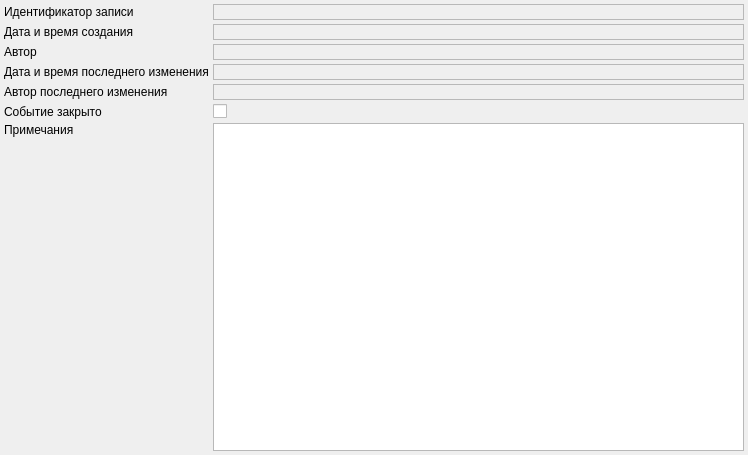
<?xml version="1.0" encoding="UTF-8"?>
<ui version="4.0">
 <class>EventNotesPageWidget</class>
 <widget class="QWidget" name="EventNotesPageWidget">
  <property name="geometry">
   <rect>
    <x>0</x>
    <y>0</y>
    <width>748</width>
    <height>455</height>
   </rect>
  </property>
  <property name="windowTitle">
   <string>Form</string>
  </property>
  <layout class="QGridLayout" name="gridLayoutEventNotes">
   <property name="margin">
    <number>4</number>
   </property>
   <property name="spacing">
    <number>4</number>
   </property>
   <item row="3" column="0">
    <widget class="QLabel" name="lblEventModifyDateTime">
     <property name="text">
      <string>Дата и время последнего изменения</string>
     </property>
    </widget>
   </item>
   <item row="1" column="1" colspan="2">
    <widget class="QLabel" name="lblEventCreateDateTimeValue">
     <property name="frameShape">
      <enum>QFrame::StyledPanel</enum>
     </property>
     <property name="frameShadow">
      <enum>QFrame::Sunken</enum>
     </property>
     <property name="text">
      <string/>
     </property>
     <property name="textInteractionFlags">
      <set>Qt::LinksAccessibleByMouse|Qt::TextSelectableByMouse</set>
     </property>
    </widget>
   </item>
   <item row="1" column="0">
    <widget class="QLabel" name="lblEventCreateDateTime">
     <property name="text">
      <string>Дата и время создания</string>
     </property>
    </widget>
   </item>
   <item row="7" column="0">
    <spacer name="verticalSpacer">
     <property name="orientation">
      <enum>Qt::Vertical</enum>
     </property>
     <property name="sizeHint" stdset="0">
      <size>
       <width>20</width>
       <height>206</height>
      </size>
     </property>
    </spacer>
   </item>
   <item row="2" column="1" colspan="2">
    <widget class="QLabel" name="lblEventCreatePersonValue">
     <property name="frameShape">
      <enum>QFrame::StyledPanel</enum>
     </property>
     <property name="frameShadow">
      <enum>QFrame::Sunken</enum>
     </property>
     <property name="text">
      <string/>
     </property>
     <property name="textInteractionFlags">
      <set>Qt::LinksAccessibleByMouse|Qt::TextSelectableByMouse</set>
     </property>
    </widget>
   </item>
   <item row="6" column="0">
    <widget class="QLabel" name="lblEventNote">
     <property name="sizePolicy">
      <sizepolicy hsizetype="Maximum" vsizetype="Preferred">
       <horstretch>0</horstretch>
       <verstretch>0</verstretch>
      </sizepolicy>
     </property>
     <property name="text">
      <string>Примечания</string>
     </property>
     <property name="alignment">
      <set>Qt::AlignLeading|Qt::AlignLeft|Qt::AlignVCenter</set>
     </property>
     <property name="buddy">
      <cstring>edtEventNote</cstring>
     </property>
    </widget>
   </item>
   <item row="6" column="1" rowspan="2" colspan="2">
    <widget class="QTextEdit" name="edtEventNote"/>
   </item>
   <item row="4" column="1" colspan="2">
    <widget class="QLabel" name="lblEventModifyPersonValue">
     <property name="frameShape">
      <enum>QFrame::StyledPanel</enum>
     </property>
     <property name="frameShadow">
      <enum>QFrame::Sunken</enum>
     </property>
     <property name="text">
      <string/>
     </property>
     <property name="textInteractionFlags">
      <set>Qt::LinksAccessibleByMouse|Qt::TextSelectableByMouse</set>
     </property>
    </widget>
   </item>
   <item row="0" column="1" colspan="2">
    <widget class="QLabel" name="lblEventIdValue">
     <property name="frameShape">
      <enum>QFrame::StyledPanel</enum>
     </property>
     <property name="frameShadow">
      <enum>QFrame::Sunken</enum>
     </property>
     <property name="text">
      <string/>
     </property>
     <property name="textInteractionFlags">
      <set>Qt::LinksAccessibleByMouse|Qt::TextSelectableByMouse</set>
     </property>
    </widget>
   </item>
   <item row="3" column="1" colspan="2">
    <widget class="QLabel" name="lblEventModifyDateTimeValue">
     <property name="frameShape">
      <enum>QFrame::StyledPanel</enum>
     </property>
     <property name="frameShadow">
      <enum>QFrame::Sunken</enum>
     </property>
     <property name="text">
      <string/>
     </property>
     <property name="textInteractionFlags">
      <set>Qt::LinksAccessibleByMouse|Qt::TextSelectableByMouse</set>
     </property>
    </widget>
   </item>
   <item row="0" column="0">
    <widget class="QLabel" name="lblEventId">
     <property name="text">
      <string>Идентификатор записи</string>
     </property>
    </widget>
   </item>
   <item row="4" column="0">
    <widget class="QLabel" name="lblEventModifyPerson">
     <property name="text">
      <string>Автор последнего изменения</string>
     </property>
    </widget>
   </item>
   <item row="2" column="0">
    <widget class="QLabel" name="lblEventCreatePerson">
     <property name="text">
      <string>Автор</string>
     </property>
    </widget>
   </item>
   <item row="5" column="0">
    <widget class="QLabel" name="lblIsClosed">
     <property name="text">
      <string>Событие закрыто</string>
     </property>
    </widget>
   </item>
   <item row="5" column="1">
    <widget class="QCheckBox" name="chkIsClosed">
     <property name="text">
      <string/>
     </property>
    </widget>
   </item>
  </layout>
 </widget>
 <tabstops>
  <tabstop>chkIsClosed</tabstop>
  <tabstop>edtEventNote</tabstop>
 </tabstops>
 <resources/>
 <connections/>
</ui>
